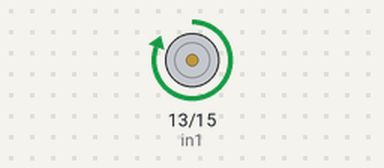
This program was run on a simulated Raspberry Pi (header pin numbers). On the bench: motor-driver pin pairs drawn as motors (green arrow = first pin HIGH = forward, orange = second pin HIGH = backward, longer = more drive).

Above: at 1.5 s.
At 4.5 s:
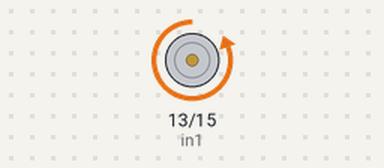
At 6.5 s:
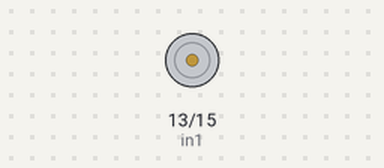
Timing chart, 0 to 9.1 s (numbered marks = the images above):
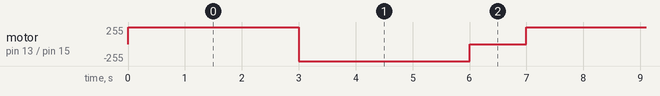

The program:

motor.py
```python
import RPi.GPIO as GPIO
import time
in1=13
in2=15
GPIO.setmode(GPIO.BOARD)
GPIO.setup(in1,GPIO.OUT)
GPIO.setup(in2,GPIO.OUT)
while 1:
        GPIO.output(in1,1)
        GPIO.output(in2,0)
        time.sleep(3)
        GPIO.output(in1,0)
        GPIO.output(in2,1)
        time.sleep(3)
        GPIO.output(in1,0)
        GPIO.output(in2,0)
        time.sleep(1)
```

Measured:
- by itself, motor on pin 13 (in1) / pin 15 (in2): repeats every 7.0 s: backward 255/255 3.0 s, stopped 1.0 s, forward 255/255 3.0 s
